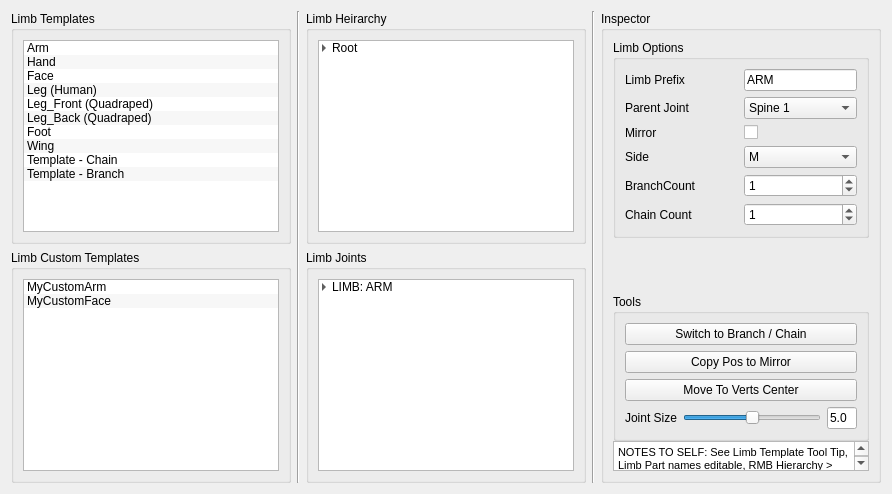
        <widget class="QWidget" name="tab">
         <attribute name="title">
          <string>Skeleton</string>
         </attribute>
         <layout class="QHBoxLayout" name="horizontalLayout_3">
          <item>
           <layout class="QHBoxLayout" name="horizontalLayout">
            <item>
             <layout class="QVBoxLayout" name="verticalLayout_2">
              <item>
               <widget class="QGroupBox" name="groupBox">
                <property name="title">
                 <string>Limb Templates</string>
                </property>
                <layout class="QHBoxLayout" name="horizontalLayout_4">
                 <item>
                  <widget class="QListWidget" name="listWidget">
                   <property name="dragDropMode">
                    <enum>QAbstractItemView::DragOnly</enum>
                   </property>
                   <property name="alternatingRowColors">
                    <bool>true</bool>
                   </property>
                   <item>
                    <property name="text">
                     <string>Arm</string>
                    </property>
                   </item>
                   <item>
                    <property name="text">
                     <string>Hand</string>
                    </property>
                   </item>
                   <item>
                    <property name="text">
                     <string>Face</string>
                    </property>
                   </item>
                   <item>
                    <property name="text">
                     <string>Leg (Human)</string>
                    </property>
                   </item>
                   <item>
                    <property name="text">
                     <string>Leg_Front (Quadraped)</string>
                    </property>
                   </item>
                   <item>
                    <property name="text">
                     <string>Leg_Back (Quadraped)</string>
                    </property>
                   </item>
                   <item>
                    <property name="text">
                     <string>Foot</string>
                    </property>
                   </item>
                   <item>
                    <property name="text">
                     <string>Wing</string>
                    </property>
                   </item>
                   <item>
                    <property name="text">
                     <string>Template - Chain</string>
                    </property>
                   </item>
                   <item>
                    <property name="text">
                     <string>Template - Branch</string>
                    </property>
                   </item>
                  </widget>
                 </item>
                </layout>
               </widget>
              </item>
              <item>
               <widget class="QGroupBox" name="groupBox_5">
                <property name="title">
                 <string>Limb Custom Templates</string>
                </property>
                <layout class="QHBoxLayout" name="horizontalLayout_14">
                 <item>
                  <layout class="QVBoxLayout" name="verticalLayout_6">
                   <item>
                    <widget class="QListWidget" name="listWidget_2">
                     <property name="toolTip">
                      <string>Created in CONTROLLERS tab by right clicking on Limb &gt; &quot;Save Limb Template&quot;</string>
                     </property>
                     <property name="dragDropMode">
                      <enum>QAbstractItemView::DragOnly</enum>
                     </property>
                     <property name="alternatingRowColors">
                      <bool>true</bool>
                     </property>
                     <item>
                      <property name="text">
                       <string>MyCustomArm</string>
                      </property>
                     </item>
                     <item>
                      <property name="text">
                       <string>MyCustomFace</string>
                      </property>
                     </item>
                    </widget>
                   </item>
                  </layout>
                 </item>
                </layout>
               </widget>
              </item>
             </layout>
            </item>
            <item>
             <widget class="Line" name="line">
              <property name="orientation">
               <enum>Qt::Vertical</enum>
              </property>
             </widget>
            </item>
            <item>
             <layout class="QVBoxLayout" name="verticalLayout_4">
              <item>
               <widget class="QGroupBox" name="groupBox_2">
                <property name="title">
                 <string>Limb Heirarchy</string>
                </property>
                <layout class="QHBoxLayout" name="horizontalLayout_5">
                 <item>
                  <layout class="QVBoxLayout" name="verticalLayout_29">
                   <item>
                    <widget class="QTreeWidget" name="treeWidget">
                     <property name="autoScrollMargin">
                      <number>16</number>
                     </property>
                     <property name="alternatingRowColors">
                      <bool>true</bool>
                     </property>
                     <property name="selectionMode">
                      <enum>QAbstractItemView::ExtendedSelection</enum>
                     </property>
                     <property name="autoExpandDelay">
                      <number>-1</number>
                     </property>
                     <property name="indentation">
                      <number>10</number>
                     </property>
                     <property name="headerHidden">
                      <bool>true</bool>
                     </property>
                     <column>
                      <property name="text">
                       <string notr="true">1</string>
                      </property>
                     </column>
                     <item>
                      <property name="text">
                       <string>Root</string>
                      </property>
                      <item>
                       <property name="text">
                        <string>Spine</string>
                       </property>
                       <item>
                        <property name="text">
                         <string>Arm (M)</string>
                        </property>
                        <item>
                         <property name="text">
                          <string>Hand</string>
                         </property>
                        </item>
                       </item>
                       <item>
                        <property name="text">
                         <string>Head</string>
                        </property>
                       </item>
                       <item>
                        <property name="text">
                         <string>Leg (M)</string>
                        </property>
                       </item>
                       <item>
                        <property name="text">
                         <string>Tail</string>
                        </property>
                       </item>
                      </item>
                     </item>
                    </widget>
                   </item>
                  </layout>
                 </item>
                </layout>
               </widget>
              </item>
              <item>
               <widget class="QGroupBox" name="groupBox_6">
                <property name="title">
                 <string>Limb Joints</string>
                </property>
                <layout class="QVBoxLayout" name="verticalLayout_7">
                 <item>
                  <layout class="QVBoxLayout" name="verticalLayout_25">
                   <item>
                    <widget class="QTreeWidget" name="treeWidget_3">
                     <property name="alternatingRowColors">
                      <bool>true</bool>
                     </property>
                     <property name="selectionMode">
                      <enum>QAbstractItemView::ExtendedSelection</enum>
                     </property>
                     <property name="indentation">
                      <number>10</number>
                     </property>
                     <property name="headerHidden">
                      <bool>true</bool>
                     </property>
                     <column>
                      <property name="text">
                       <string>1</string>
                      </property>
                     </column>
                     <item>
                      <property name="text">
                       <string>LIMB: ARM</string>
                      </property>
                      <item>
                       <property name="text">
                        <string>CLV [R]</string>
                       </property>
                       <item>
                        <property name="text">
                         <string>SLD [R]</string>
                        </property>
                        <item>
                         <property name="text">
                          <string>ELB [R]</string>
                         </property>
                         <item>
                          <property name="text">
                           <string>WRS [R]</string>
                          </property>
                         </item>
                        </item>
                       </item>
                      </item>
                      <item>
                       <property name="text">
                        <string>CLV [L]</string>
                       </property>
                       <item>
                        <property name="text">
                         <string>SLD [L]</string>
                        </property>
                        <item>
                         <property name="text">
                          <string>ELB [L]</string>
                         </property>
                         <item>
                          <property name="text">
                           <string>WRS [L]</string>
                          </property>
                         </item>
                        </item>
                       </item>
                      </item>
                     </item>
                    </widget>
                   </item>
                  </layout>
                 </item>
                </layout>
               </widget>
              </item>
             </layout>
            </item>
            <item>
             <widget class="Line" name="line_2">
              <property name="orientation">
               <enum>Qt::Vertical</enum>
              </property>
             </widget>
            </item>
            <item>
             <layout class="QVBoxLayout" name="verticalLayout_3">
              <item>
               <widget class="QGroupBox" name="groupBox_3">
                <property name="title">
                 <string>Inspector</string>
                </property>
                <layout class="QHBoxLayout" name="horizontalLayout_6">
                 <item>
                  <layout class="QVBoxLayout" name="verticalLayout_5">
                   <property name="spacing">
                    <number>0</number>
                   </property>
                   <item>
                    <widget class="QGroupBox" name="groupBox_25">
                     <property name="title">
                      <string>Limb Options</string>
                     </property>
                     <layout class="QVBoxLayout" name="verticalLayout_30">
                      <item>
                       <layout class="QVBoxLayout" name="verticalLayout_31">
                        <property name="spacing">
                         <number>6</number>
                        </property>
                        <item>
                         <layout class="QHBoxLayout" name="horizontalLayout_13">
                          <item>
                           <widget class="QLabel" name="label_5">
                            <property name="text">
                             <string>Limb Prefix</string>
                            </property>
                           </widget>
                          </item>
                          <item>
                           <widget class="QLineEdit" name="lineEdit_7">
                            <property name="sizePolicy">
                             <sizepolicy hsizetype="Ignored" vsizetype="Fixed">
                              <horstretch>0</horstretch>
                              <verstretch>0</verstretch>
                             </sizepolicy>
                            </property>
                            <property name="text">
                             <string>ARM</string>
                            </property>
                           </widget>
                          </item>
                         </layout>
                        </item>
                        <item>
                         <layout class="QHBoxLayout" name="horizontalLayout_38">
                          <item>
                           <widget class="QLabel" name="label">
                            <property name="text">
                             <string>Parent Joint</string>
                            </property>
                           </widget>
                          </item>
                          <item>
                           <widget class="QComboBox" name="comboBox">
                            <item>
                             <property name="text">
                              <string>Spine 1</string>
                             </property>
                            </item>
                            <item>
                             <property name="text">
                              <string>Spine 2</string>
                             </property>
                            </item>
                            <item>
                             <property name="text">
                              <string>Spine 3</string>
                             </property>
                            </item>
                            <item>
                             <property name="text">
                              <string>Spine 4</string>
                             </property>
                            </item>
                            <item>
                             <property name="text">
                              <string>Spine 5</string>
                             </property>
                            </item>
                           </widget>
                          </item>
                         </layout>
                        </item>
                        <item>
                         <layout class="QHBoxLayout" name="horizontalLayout_39">
                          <item>
                           <widget class="QLabel" name="label_3">
                            <property name="text">
                             <string>Mirror</string>
                            </property>
                           </widget>
                          </item>
                          <item>
                           <widget class="QCheckBox" name="checkBox_5">
                            <property name="text">
                             <string/>
                            </property>
                           </widget>
                          </item>
                         </layout>
                        </item>
                        <item>
                         <layout class="QHBoxLayout" name="horizontalLayout_51">
                          <item>
                           <widget class="QLabel" name="label_15">
                            <property name="text">
                             <string>Side</string>
                            </property>
                           </widget>
                          </item>
                          <item>
                           <widget class="QComboBox" name="comboBox_4">
                            <property name="currentIndex">
                             <number>1</number>
                            </property>
                            <item>
                             <property name="text">
                              <string>L</string>
                             </property>
                            </item>
                            <item>
                             <property name="text">
                              <string>M</string>
                             </property>
                            </item>
                            <item>
                             <property name="text">
                              <string>R</string>
                             </property>
                            </item>
                           </widget>
                          </item>
                         </layout>
                        </item>
                        <item>
                         <layout class="QHBoxLayout" name="horizontalLayout_41">
                          <item>
                           <widget class="QLabel" name="label_6">
                            <property name="text">
                             <string>BranchCount</string>
                            </property>
                           </widget>
                          </item>
                          <item>
                           <widget class="QSpinBox" name="spinBox_2">
                            <property name="value">
                             <number>1</number>
                            </property>
                           </widget>
                          </item>
                         </layout>
                        </item>
                        <item>
                         <layout class="QHBoxLayout" name="horizontalLayout_42">
                          <item>
                           <widget class="QLabel" name="label_7">
                            <property name="text">
                             <string>Chain Count</string>
                            </property>
                           </widget>
                          </item>
                          <item>
                           <widget class="QSpinBox" name="spinBox_3">
                            <property name="value">
                             <number>1</number>
                            </property>
                           </widget>
                          </item>
                         </layout>
                        </item>
                       </layout>
                      </item>
                     </layout>
                    </widget>
                   </item>
                   <item>
                    <spacer name="verticalSpacer">
                     <property name="orientation">
                      <enum>Qt::Vertical</enum>
                     </property>
                     <property name="sizeHint" stdset="0">
                      <size>
                       <width>20</width>
                       <height>40</height>
                      </size>
                     </property>
                    </spacer>
                   </item>
                   <item>
                    <widget class="QGroupBox" name="groupBox_38">
                     <property name="title">
                      <string>Tools</string>
                     </property>
                     <layout class="QVBoxLayout" name="verticalLayout_34">
                      <item>
                       <layout class="QVBoxLayout" name="verticalLayout_75">
                        <property name="spacing">
                         <number>6</number>
                        </property>
                        <item>
                         <widget class="QPushButton" name="pushButton_21">
                          <property name="text">
                           <string>Switch to Branch / Chain</string>
                          </property>
                         </widget>
                        </item>
                        <item>
                         <widget class="QPushButton" name="pushButton_20">
                          <property name="text">
                           <string>Copy Pos to Mirror</string>
                          </property>
                         </widget>
                        </item>
                        <item>
                         <widget class="QPushButton" name="pushButton_19">
                          <property name="toolTip">
                           <string>Moves last selected object to center of verts, edges or faces</string>
                          </property>
                          <property name="text">
                           <string>Move To Verts Center</string>
                          </property>
                         </widget>
                        </item>
                        <item>
                         <layout class="QHBoxLayout" name="horizontalLayout_7">
                          <item>
                           <widget class="QLabel" name="label_2">
                            <property name="text">
                             <string>Joint Size</string>
                            </property>
                           </widget>
                          </item>
                          <item>
                           <widget class="QSlider" name="horizontalSlider">
                            <property name="value">
                             <number>50</number>
                            </property>
                            <property name="orientation">
                             <enum>Qt::Horizontal</enum>
                            </property>
                           </widget>
                          </item>
                          <item>
                           <widget class="QLineEdit" name="lineEdit">
                            <property name="maximumSize">
                             <size>
                              <width>30</width>
                              <height>16777215</height>
                             </size>
                            </property>
                            <property name="text">
                             <string>5.0</string>
                            </property>
                           </widget>
                          </item>
                         </layout>
                        </item>
                       </layout>
                      </item>
                     </layout>
                    </widget>
                   </item>
                   <item>
                    <widget class="QTextEdit" name="textEdit_3">
                     <property name="sizePolicy">
                      <sizepolicy hsizetype="Expanding" vsizetype="Maximum">
                       <horstretch>0</horstretch>
                       <verstretch>0</verstretch>
                      </sizepolicy>
                     </property>
                     <property name="maximumSize">
                      <size>
                       <width>16777215</width>
                       <height>30</height>
                      </size>
                     </property>
                     <property name="html">
                      <string>&lt;!DOCTYPE HTML PUBLIC &quot;-//W3C//DTD HTML 4.0//EN&quot; &quot;http://www.w3.org/TR/REC-html40/strict.dtd&quot;&gt;
&lt;html&gt;&lt;head&gt;&lt;meta name=&quot;qrichtext&quot; content=&quot;1&quot; /&gt;&lt;style type=&quot;text/css&quot;&gt;
p, li { white-space: pre-wrap; }
&lt;/style&gt;&lt;/head&gt;&lt;body style=&quot; font-family:'MS Shell Dlg 2'; font-size:8.25pt; font-weight:400; font-style:normal;&quot;&gt;
&lt;p style=&quot; margin-top:0px; margin-bottom:0px; margin-left:0px; margin-right:0px; -qt-block-indent:0; text-indent:0px;&quot;&gt;NOTES TO SELF: See Limb Template Tool Tip, Limb Part names editable, RMB Hierarchy &amp;gt; &amp;quot;Convert to Chain/Branch&amp;quot;, Save template = RMB &amp;gt; Save OR Drag Drop. to create addition joints, RMB on Joint &amp;gt; Add Branch / Chain, then popup for count&lt;/p&gt;&lt;/body&gt;&lt;/html&gt;</string>
                     </property>
                    </widget>
                   </item>
                  </layout>
                 </item>
                </layout>
               </widget>
              </item>
             </layout>
            </item>
           </layout>
          </item>
         </layout>
        </widget>
